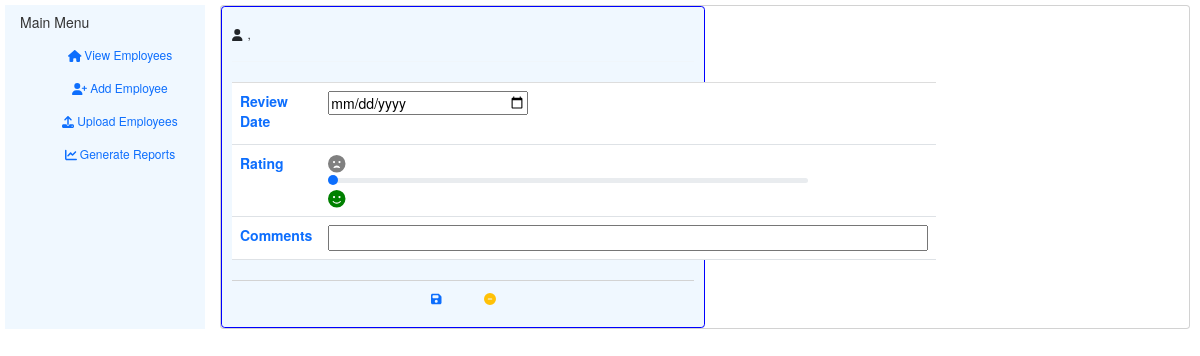
The page /review/5 on the database as committed earlier.
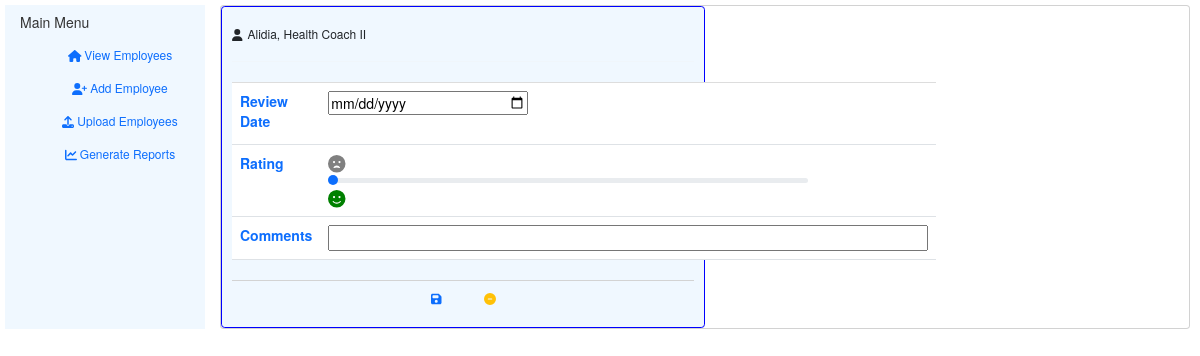
The same page on the database as committed later.
### models.py (models this page shows)
class Employee(Model):
    id = IntegerField(primary_key=True)
    name = CharField()
    address=CharField(null=True)
    ssn=CharField(null=True)
    dob = DateField()
    title=CharField()
    started=DateField()
    ended=DateField(null=True)
    class Meta:
        database = db
        db_table = 'Employee'

### app.py (the view, shortened to what this page needs)
@app.route('/review/<int:id>', methods=['GET', 'POST'])
def review(id):
    employee=get_employee(id)
    return render_template('review.html', id=id, employee=employee)

### models.py (called while the page is built)
def get_employee(id):
    e = (Employee.select(Employee, fn.Max(Review.review_date).alias("last_review"))
            .join(Review, JOIN.LEFT_OUTER)
            .where(Employee.id == id)
            .group_by(Employee))
    if len(e)>0:
        return e[0]
    return None

### templates/review.html (shortened to what this page needs)
{% extends "base.html" %}
{% block content %}
    <div class="card">
    <div class="col-6 card h-100" style="background-color:aliceblue;border: 1px solid blue;">
        <div class="card-body">
            <h6 class="card-title">
                <i style="margin-right:5px;" class="fa fa-user"></i>{{ employee.name }}, {{ employee.title }}
            </h6>
            <hr/>
            <form method="POST" name="form">
                <table class="table" style="width: 100%">
                    <tr>
                        <td><label for="review_date" class="control-label text-primary">Review Date</label></td>
                        <td><input class="col-4" type="date" id="review_date" name="review_date" required></td>
                    </tr>
                    <tr>
                        <td><label for="rating" class="control-label text-primary">Rating</label></td>
                        <td><i style="color:gray;" class="fa fa-lg fa-frown-open"></i>
                        <input id="rating" name="rating" style="width: 80%" class="form-range" type="range" min="0" max="10"
                               value="0">
                        <i style="color:green;" class="fa fa-smile fa-lg"></i></td>
                    </tr>
                    <tr>
                        <td><label for="comment" class="control-label text-primary">Comments</label>
                       <td> <input name="comment" id="comment" class="comment col-3"></td>
                    </tr>
                </table>
                <div class="container-fluid button-container">
                    <div style="float:left;margin-top:3px;" class="text-center">
                        <button type="submit"
                                title="Save {{ employee.name }}"
                                class="btn btn-sm btn-outline-primary card_button">
                            <i class="fa fa-save"></i></button>
                        <button onclick="cancel()"
                                title="Cancel"
                                class="btn btn-sm btn-outline-warning card_button">
                            <i class="fa fa-minus-circle"></i></button>
                    </div>
                </div>
            </form>
        </div>
    </div>
    </div>
{% endblock %}

### templates/base.html (shortened to what this page needs)
<!DOCTYPE html>
<html lang="en">
<head>
    <link rel="stylesheet" href="https://cdn.jsdelivr.net/npm/bootstrap@5.3.3/dist/css/bootstrap.min.css"
>
    <link rel="stylesheet" href="{{ url_for('static',filename='css/bootstrap.css') }}">
    <link rel="stylesheet" href="{{ url_for('static',filename='fa/css/fontawesome.css') }}">
    <link rel="stylesheet" href="{{ url_for('static',filename='styles.css') }}">
</head>
<body class="container-fluid" style="margin:5px;">
<div class="row">
    <div class="col-sm-2 flex-column" style="background-color: aliceblue;">
        <h5>Main Menu</h5>
        <a href="/" class=" btn-sm btn btn-outline-primary menubtn"><i class="fa fa-home"
                                                                       style="padding-right: 3px;"></i>View
            Employees</a>
        <a href="/add" class=" btn-sm btn btn-outline-primary menubtn"><i class="fa fa-user-plus"
                                                                          style="padding-right: 3px;"></i>Add
            Employee</a>
        <a href="/upload" class=" btn-sm btn btn-outline-primary menubtn"><i class="fa fa-upload"
                                                                             style="padding-right: 3px;"></i>Upload
            Employees</a>
        <a href="/reports" class="btn  btn-sm btn-outline-primary menubtn"><i class="fas fa-chart-line"
                                                                              style="padding-right: 3px;"></i>Generate
            Reports</a>
    </div>
    <div class="col-sm-10">
        {% block content %}
        {% endblock %}
    </div>
</body>
</html>

### static/styles.css (style rules this page uses)
.menubtn { width: 200px; margin-bottom: 3px; }
.comment { width: 600px; }
.card_button { width: 50px; }
.button-container { border-top:1px solid lightgray; display: flex; align-items: center; justify-content: center; margin-bottom:3px; }

Rows that differ between the two databases and show on the page:
added Employee: name "Alidia", title "Health Coach II"
